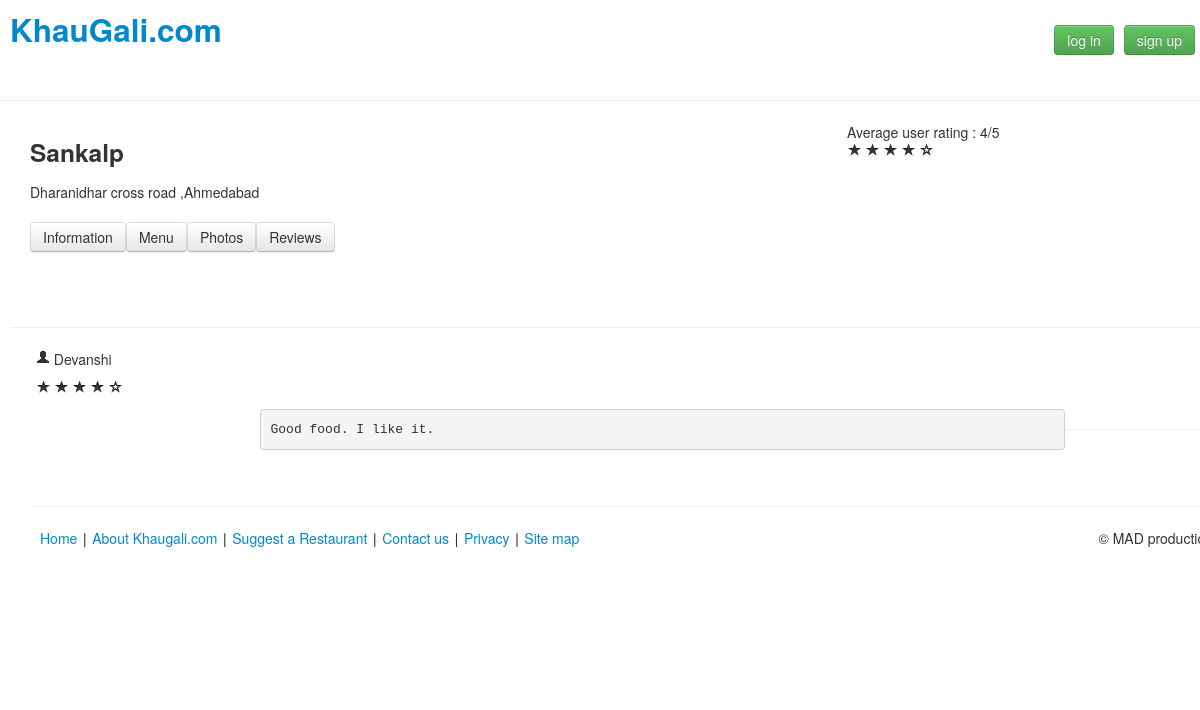
/public/resreview.php?resid=4, run on the app's committed database.
### tables this page shows
CREATE TABLE IF NOT EXISTS `restaurant` (
  `res_id` int(11) NOT NULL AUTO_INCREMENT,
  `restaurant_name` varchar(100) NOT NULL,
  `phone_number` decimal(10,0) NOT NULL,
  `email` varchar(50) DEFAULT NULL,
  `address` text NOT NULL,
  `veg_non_veg` tinyint(4) NOT NULL DEFAULT '0' COMMENT '0 is veg| 1 is non veg | 2 is egg',
  `home_delivery` tinyint(1) NOT NULL COMMENT '0 is NO | 1 is YES',
  `dinein_take_away` tinyint(4) NOT NULL DEFAULT '2' COMMENT '0 is dine in | 1 is take away | 2 is both',
  `cost_for_two` decimal(4,0) NOT NULL,
  `timing` varchar(15) NOT NULL,
  `buffet_availability` tinyint(1) NOT NULL DEFAULT '0' COMMENT '0 is NO | 1 is YES',
  `menu_card` varchar(100) NOT NULL,
  `payment_options` tinyint(4) NOT NULL DEFAULT '2' COMMENT '0 is dine in | 1 is take away | 2 is both',
  PRIMARY KEY (`res_id`)
);

CREATE TABLE IF NOT EXISTS `located_in` (
  `rest_id` int(11) NOT NULL,
  `city_id` int(11) NOT NULL,
  `locality_name` varchar(50) NOT NULL,
  PRIMARY KEY (`rest_id`)
);

CREATE TABLE IF NOT EXISTS `city` (
  `city_id` int(11) NOT NULL AUTO_INCREMENT,
  `city_name` varchar(50) NOT NULL,
  PRIMARY KEY (`city_id`)
);

CREATE TABLE IF NOT EXISTS `reviews` (
  `username` varchar(30) NOT NULL,
  `rest_id` int(11) NOT NULL,
  `review` text NOT NULL,
  PRIMARY KEY (`username`,`rest_id`)
);

### public/session.php (called while the page is built, shortened)
<?php
	function chkLogin(){
		return isset($_SESSION['username']);
	}

### public/resreview.php (the view, shortened to what this page needs)
<?php
	require_once 'session.php';
	require_once '../include/db_functions.php';
	require_once 'publicFunction.php';
	$resid = $_GET['resid'];
	$connection = dbConnect();
	$query = "select * from restaurant where res_id=$resid";
	$resultset = mysql_query($query, $connection);
	if(mysql_num_rows($resultset) == 0){
		echo '<h3>invalid restaurant id<h3>';
		echo '<a href="home.php">back to home</a>';
		exit();
	}
	else{
		while($row = mysql_fetch_array($resultset)){
			$restaurantName = $row['restaurant_name'];
		}
		$query = "select rest_id,city.city_id,city_name,locality_name
			from city, located_in
			where city.city_id=located_in.city_id and rest_id=$resid";
		$resultset = mysql_query($query, $connection);
		while($row = mysql_fetch_array($resultset)){
			$city = $row['city_name'];
			$locality = $row['locality_name'];
		}
		$avgRating = getAvgRating($resid, $connection);
	}
?>
<!DOCTYPE html>
<html>
	<head>
		<link rel="stylesheet" href="../css/bootstrap.css" />
		<link rel="stylesheet" href="../css/common.css" />
	</head>
	<body>
		<div id="header" class="row-fluid">
			<a href="home.php"><h2 id="logo" class="span6">KhauGali.com</h2></a>
			<?php
				include_once 'publicFunction.php';
			?>
		</div>
		<hr class="head"/>
		<div id="content" class="row-fluid">
			<div class="span8">
				<h3><?php echo $restaurantName;?></h3>
				<p><?php echo $locality.' ,'.$city; ?></p>
			</div>
			<div class="span4">
					Average user rating : <?php echo $avgRating .'/'. 5; ?>
					<div class="rating">
						<?php
							for($i = 0;$i < $avgRating; $i++){
						?>
						<i class="icon-star"></i>
						<?php
							}
							for($i = 0; $i< 5-$avgRating;$i++){
						?>
						<i class="icon-star-empty"></i>
						<?php
							}
						?>
					</div>
				<br />
				<?php if(chkLogin()){
					$userRating = getUserAvgRating($_SESSION['username'], $resid, $connection)
				?>
					Your Rating :<?php echo $userRating .'/'. 5; ?>
					<div class="rating">
						<?php
							for($i = 0;$i < $userRating; $i++){
						?>
						<i class="icon-star"></i>
						<?php
							}
							for($i = 0; $i< 5-$userRating;$i++){
						?>
						<i class="icon-star-empty"></i>
						<?php
							}
						?>
					</div>
				<?php }
				else {
					echo '<br /><br />';
				}
				?>
			</div>
			<br/>
			<div class="btn-group" >
				<a href="resinfo.php?resid=<?php echo $resid;?>"><div class="btn ">Information</div></a>
				<a href="resmenu.php"><div class="btn ">Menu</div></a>
				<a href="respics.php"><div class="btn ">Photos</div></a>
				<a href="resreview.php?resid=<?php echo $resid;?>"><div class="btn ">Reviews</div></a>
			</div>
			<div id="innerContent">
				<br/>
				<br/>
				<?php
					$query = "select * from reviews where rest_id=$resid";
					$resultset = mysql_query($query,$connection);
					while($row = mysql_fetch_array($resultset)){
				?>
					<div class="row">
						<hr />
						<div class="span8">
							<i class="icon-user"></i>
							<?php echo $row['username']; ?>
						</div>
						<div class="span4">
						<?php $userRating = getUserAvgRating($row['username'], $resid, $connection);?>
						<div class="rating">
						<?php
							for($i = 0;$i < $userRating; $i++){
						?>
						<i class="icon-star"></i>
						<?php
							}
							for($i = 0; $i< 5-$userRating;$i++){
						?>
						<i class="icon-star-empty"></i>
						<?php
							}
						?>
						</div>
					</div>
						<br />
						<br/>
						<div class="span8" style="margin-left: 250px">
						<?php echo '<pre>'.$row['review'].'</pre>'; ?>
					</div>
						<br />
					<hr />
					<br />
				<?php
					}
				?>
			</div>
		</div>
		<?php
		include_once 'footer.php';

### css/common.css (style rules this page uses)
html, body { height: 100%; }
body { margin: 0px; padding: 0px; }
#header { height: 10%; }
#content { height: 70%; }
#logo { padding-left: 10px; }

### public/resreview.php (style rules this page uses)
#content { padding-left: 30px; overflow-y: scroll; }
#innerContent { padding-top: 15px; padding-bottom: 15px; width: 100%; }

### data on the page
restaurant: restaurant_name "Sankalp"
located_in: locality_name "Dharanidhar cross road", city.city_name "Ahmedabad"
reviews: username "Devanshi", review "Good food. I like it."

### other printed values
$avgRating "4"
